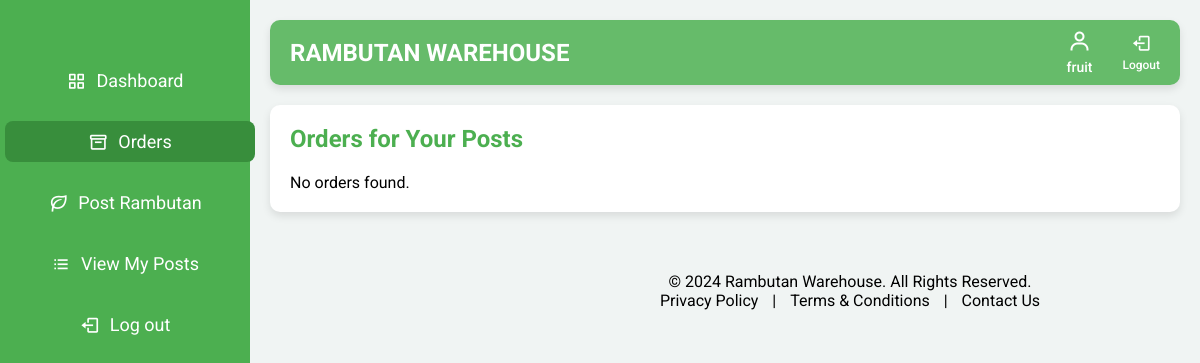
/farmer/orders/ (signed in), run on an earlier commit of the app's database.
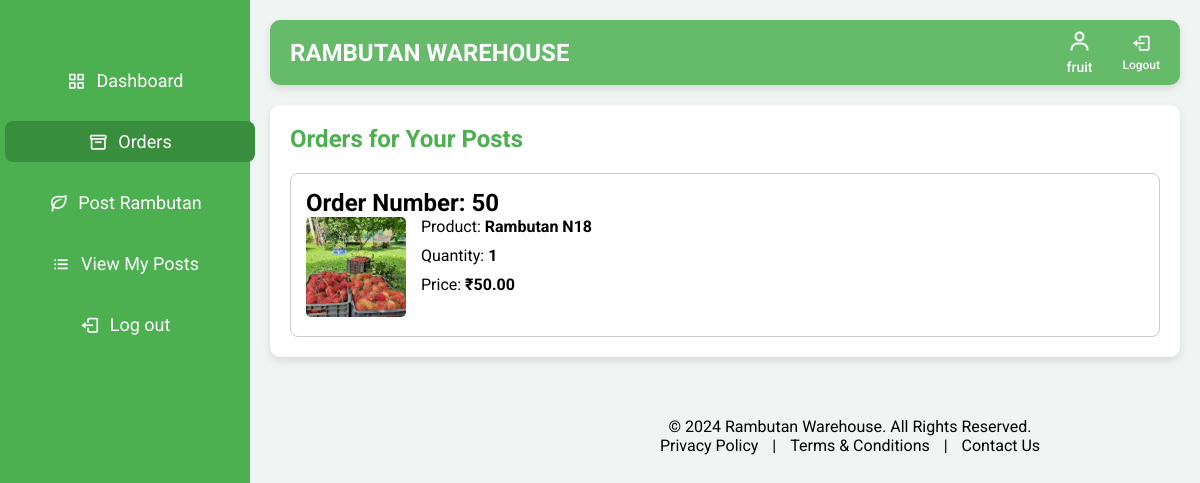
And on a later commit of the database.
### warehouse/models.py (models this page shows, shortened)
class OrderItem(models.Model):
    order = models.ForeignKey(Order, on_delete=models.CASCADE, related_name='items')
    rambutan_post = models.ForeignKey(RambutanPost, on_delete=models.CASCADE, related_name='items')
    quantity = models.PositiveIntegerField(default=1)
    price = models.DecimalField(max_digits=10, decimal_places=2)

class RambutanPost(models.Model):
    farmer = models.ForeignKey('FarmerDetails', on_delete=models.CASCADE, related_name='rambutan_posts')
    PRODUCT_CHOICES = sorted([
        ('Binjai', 'Binjai'),
        ('Caesar', 'Caesar'),
        ('E35', 'E35'),
        ('Hg Deli Baling', 'Hg Deli Baling'),
        ('Jarum Emas', 'Jarum Emas'),
        ('Maharlika', 'Maharlika'),
        ('Malwana', 'Malwana'),
        ('Muar Gading', 'Muar Gading'),
        ('Rambutan N18', 'Rambutan N18'),
        ('Rongrien', 'Rongrien'),
        ('School Boy', 'School Boy'),
        ('other', 'Other')  # 'Other' option placed last
    ], key=lambda x: (x[0] != 'other', x[0]))  # Ensures 'Other' is last
    product = models.CharField(max_length=255, choices=PRODUCT_CHOICES)
    CATEGORY_CHOICES = [
        ('fresh_fruit', 'Fresh Fruit'),
        ('juice', 'Juice'),
        ('pickle', 'Pickle'),
        ('wine', 'Wine'),
    ]
    category = models.CharField(max_length=20, choices=CATEGORY_CHOICES)
    quantity_type = models.CharField(max_length=10, choices=[('kg', 'Kilograms'), ('L', 'Litres')])
    quantity = models.PositiveIntegerField(default=1)
    quantity_left = models.PositiveIntegerField(default=0)
    price = models.DecimalField(max_digits=10, decimal_places=2)
    image = models.ImageField(upload_to='rambutan_images/')
    description = models.TextField()
    created_at = models.DateTimeField(auto_now_add=True)
    is_available = models.BooleanField(default=True)

### warehouse/views.py (the view)
# urls.py: path('farmer/orders/', views.farmer_orders, name='farmer_orders'),
@login_required
@cache_control(no_cache=True, must_revalidate=True, no_store=True)
def farmer_orders(request):
    farmer_details = get_object_or_404(FarmerDetails, user=request.user)
    farmer_posts = RambutanPost.objects.filter(farmer=farmer_details)
    order_items = OrderItem.objects.filter(rambutan_post__in=farmer_posts).select_related('order', 'rambutan_post')
    orders_by_number = {}
    for item in order_items:
        order_number = item.order.order_number
        if order_number not in orders_by_number:
            orders_by_number[order_number] = []
        orders_by_number[order_number].append(item)
    context = {
        'orders_by_number': orders_by_number,
    }
    return render(request, 'order_farmer.html', context)

### warehouse/templates/order_farmer.html (shortened to what this page needs)
{% load static %}
<!DOCTYPE html>
<html lang="en">
<head>
  <link href="https://unpkg.com/boxicons@2.0.7/css/boxicons.min.css" rel="stylesheet">
  <link href="https://cdn.jsdelivr.net/npm/sweetalert2@11/dist/sweetalert2.min.css" rel="stylesheet">
</head>
<body>
<div class="sidebar">
    <ul class="nav-links">
      <li>
        <a href="{% url 'farmer_dashboard' %}" >
          <i class='bx bx-grid-alt'></i>
          <span class="links_name">Dashboard</span>
        </a>
      </li>
      <li>
        <a href="{% url 'farmer_orders' %}" class="active">
          <i class='bx bx-box'></i>
          <span class="links_name">Orders</span>
        </a>
      </li>
      <li>
        <a href="{% url 'post_rambutan' %}">
          <i class='bx bx-leaf'></i>
          <span class="links_name">Post Rambutan</span>
        </a>
      </li>
      <li>
        <a href="{% url 'view_posts' %}">
          <i class='bx bx-list-ul'></i>
          <span class="links_name">View My Posts</span>
        </a>
      </li>
      <li class="log_out">
        <a href="{% url 'logout' %}">
          <i class='bx bx-log-out'></i>
          <span class="links_name">Log out</span>
        </a>
      </li>
    </ul>
  </div>
    <section class="home-section">
        <nav class="top-navbar">
            <div class="logo">
                <span class="logo-text">Rambutan Warehouse</span>
            </div>
            <ul class="nav-icons">
                <li class="user-profile">
                    <a href="#">
                        <i class='bx bx-user'></i>
                        <span class="icon-name">{{ user.name }}</span>
                    </a>
                </li>
                <li>
                    <a href="{% url 'logout' %}">
                        <i class='bx bx-log-out'></i>
                        <span class="icon-name">Logout</span>
                    </a>
                </li>
            </ul>
        </nav>
        <div class="home-content">
            <h1 class="order-header">Orders for Your Posts</h1>
            <div class="orders-container">
                {% for order_number, items in orders_by_number.items %}
                    <div class="order">
                        <h2>Order Number: {{ order_number }}</h2>
                        <div class="orders-container">
                            {% for item in items %}
                                <div class="order-item">
                                    <div class="image-container">
                                        <img src="{% if item.rambutan_post.image %}/media/{{ item.rambutan_post.image }}{% endif %}" alt="{{ item.rambutan_post.name }}">
                                    </div>
                                    <div class="order-details">
                                        <div>Product: <span>{{ item.rambutan_post.product }}</span></div>
                                        <div>Quantity: <span>{{ item.quantity }}</span></div>
                                        <div>Price: <span>₹{{ item.price }}</span></div>
                                    </div>
                                </div>
                            {% endfor %}
                        </div>
                    </div>
                {% empty %}
                    <p>No orders found.</p>
                {% endfor %}
            </div>
        </div>
  <footer>
    <p>&copy; 2024 Rambutan Warehouse. All Rights Reserved.</p>
    <a href="#">Privacy Policy</a> |
    <a href="#">Terms & Conditions</a> |
    <a href="#">Contact Us</a>
  </footer>
</section>
</body>
</html>

What changed in the data, as far as the page shows it:
added OrderItem: order_number "50", rambutan_post.image (picture), rambutan_post.product "Rambutan N18", quantity "1", price "50.00"
Also different on the page:
text no longer shown: "No orders found."
